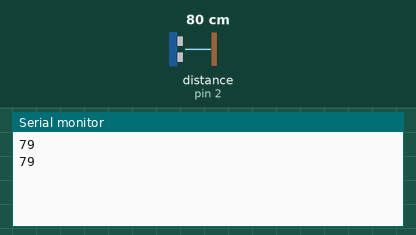
Bench run of a sketch on a simulated Arduino Uno, built with avr-gcc and run on an emulated ATmega328P. On the bench: the last lines printed to the serial monitor. Wiring (inferred from the names in the program): ultrasonic range finder: trigger pin 3; echo pin 2. Inputs (shaded band) come from the test bench; at power-on: distance to the obstacle (sensor on pin 2) 80 cm. The echo pulse lasts 58.3 µs per cm.

Above: at 1.8 s.
1.9 s: distance to the obstacle (sensor on pin 2) set to 2 cm
At 2.8 s:
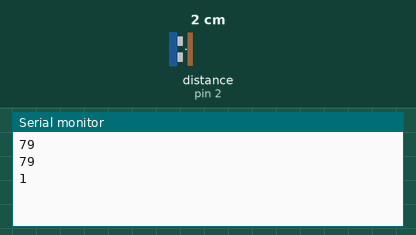
3.4 s: distance to the obstacle (sensor on pin 2) set to 4 cm
At 4.4 s:
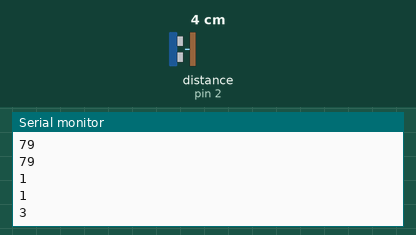
Timing chart, 0 to 6.4 s (numbered marks = the images above; inputs shaded):
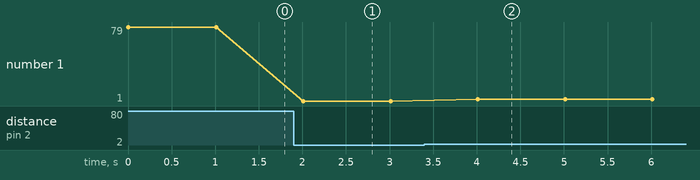

Measured:
- after the input at 1.9 s, the serial monitor: prints a new line after 0.11 s (image 1)
- after the input at 3.4 s, the serial monitor: prints a new line after 0.61 s (image 2)
- plotted number 1: 79 → 1 after the input at 1.9 s, 1 → 3 after the input at 3.4 s

The sketch:

Ultrasound.ino
```cpp
#define TRIG_PIN 3
#define ECHO_PIN 2

float getDistance()
{
  long duration, distanceCm;

  digitalWrite(TRIG_PIN, LOW);
  delayMicroseconds(2);
  digitalWrite(TRIG_PIN, HIGH);
  delayMicroseconds(10);
  digitalWrite(TRIG_PIN, LOW);

  duration = pulseIn(ECHO_PIN, HIGH);

  // convert to distance
  distanceCm = duration / 29.1 / 2;

  return distanceCm;
}

void setup() {
  Serial.begin(9600);
  pinMode(TRIG_PIN, OUTPUT);
  pinMode(ECHO_PIN, INPUT);
}

void loop() {
  long distance = getDistance();
  Serial.println(distance);
  delay(1000);
}
```
